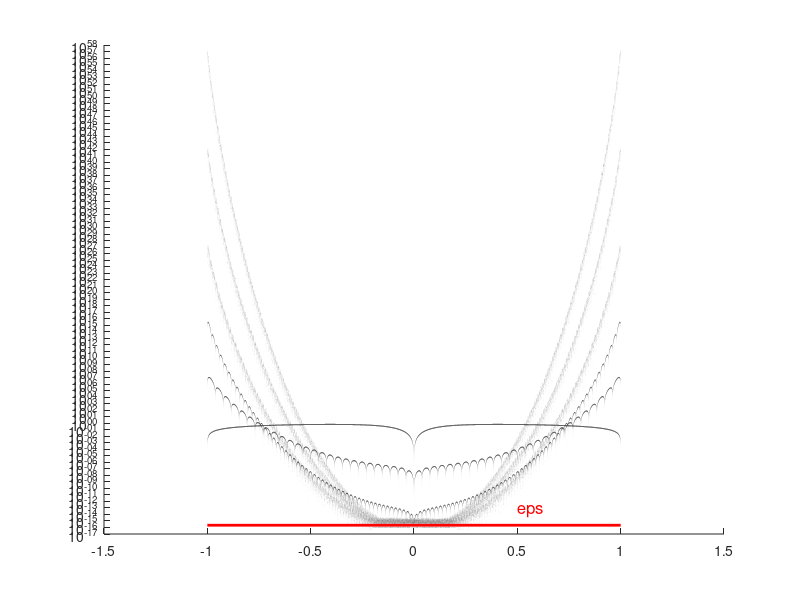
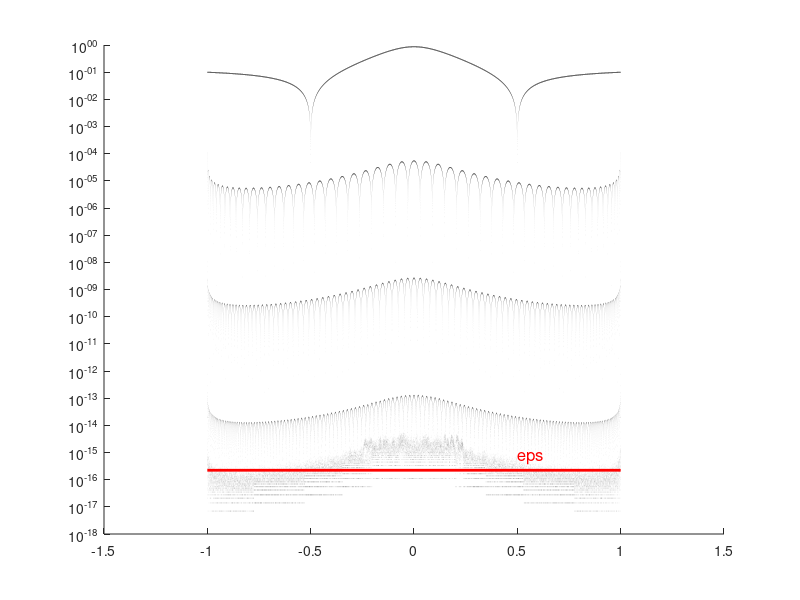

Source code (MATLAB) for these figures, in order:
function moler_3_09

%Il programma valuta l'interpretazione di Lagrange in serie di punti
%prima equidistanziati e poi secondo i nodi di Chebyshev con polinomi di
%grado crescente (3,53,103,153,203,253). La differenza tra il valore del
%polinomio e della funzione viene riprodotta tramite grafico bar()
%identificando i vari ordini con colori diversi.

k=4; 
n=50;
n_max=253;

core_3_09(k,n,n_max);

function core_3_09(k,n,n_max)
% k => passo di valutazione del polinomio = 10^-k
% n => passo di salita di grado del polinomio
% n_max => massimo grado di valutazione del polinomio

bar_x=-1:10^-k:1;
bar_y=bar_x;

if mod(n_max,2)==0
    n_max=n_max-1;
end

for t=1:2
    if t==1
        pt_dis = @eqdn;
        f_eqd = figure;
        y_eps = 200*eps;
    elseif t==2
        pt_dis = @chby;
        f_chb = figure;
        y_eps = 3*eps;
    end
    hold on
    set(gca, 'YScale', 'log')
    for s=3:n:n_max
        poly_x = pt_dis(s);
        poly_y = rungerat(poly_x);
        poly_values = polyinterp(poly_x,poly_y,bar_x);
        for m=1:size(bar_x')
            bar_y(m)= abs(poly_values(m)-rungerat(bar_x(m)));
        end
        bar(bar_x,bar_y,1,'FaceColor',colorpicker(s,n_max));
    end
    line([-1, 1], [eps, eps], 'Color', 'r', 'LineWidth', 2);
    text(0.5,y_eps,'eps','Color','red','FontSize',12)
    hold off
end

%domanda a
%   L'intervallo in cui il polinomio converge ad f(x) al crescere del grado 
%   del polinomio rimanendo comunque confinato nell'intervallo -1 e 1.
%   Osservo in particolare come avvicinandosi a -1 e 1 il polinomio diverga
%   infinto e l'intervallo di convergenza rimanga sempre contenuto in (-1,1) 


%domanda b
%   per permettere al polinomio di convergere a f(x) in tutto l'intervallo
%   [-1,1] abbiamo cambiato la distribuzione dei punti di interpolazione
%   usando i nodi di Chebyshev invece che mantenerli ugualmente
%   distanziati. Nel secondo grafico si evidenzia come al crescere del
%   grado le differenze tendano a ridursi e non superino mai il valore 1.

function y = rungerat(x)
y = 1./(1+25*x.^2);

function v = polyinterp(x,y,u)
%POLYINTERP  Polynomial interpolation.
%   v = POLYINTERP(x,y,u) computes v(j) = P(u(j)) where P is the
%   polynomial of degree d = length(x)-1 with P(x(i)) = y(i).

%   Copyright 2014 Cleve Moler
%   Copyright 2014 The MathWorks, Inc.

% Use Lagrangian representation.
% Evaluate at all elements of u simultaneously.

n = length(x);
v = zeros(size(u));
for k = 1:n
   w = ones(size(u));
   for j = [1:k-1 k+1:n]
      w = (u-x(j))./(x(k)-x(j)).*w;
   end
   v = v + w*y(k);
end

function c = colorpicker(n,n_max)
    c(1)=1-(n/n_max);
    c(2)=1-(n/n_max);
    c(3)=1/6+1/3*(n/n_max);
return

function x = eqdn(n)
x=-1 + 2*(0:n-1)/(n-1);

function x = chby(n)
x=cos(pi*((2*(1:n-1))/(2*n)));